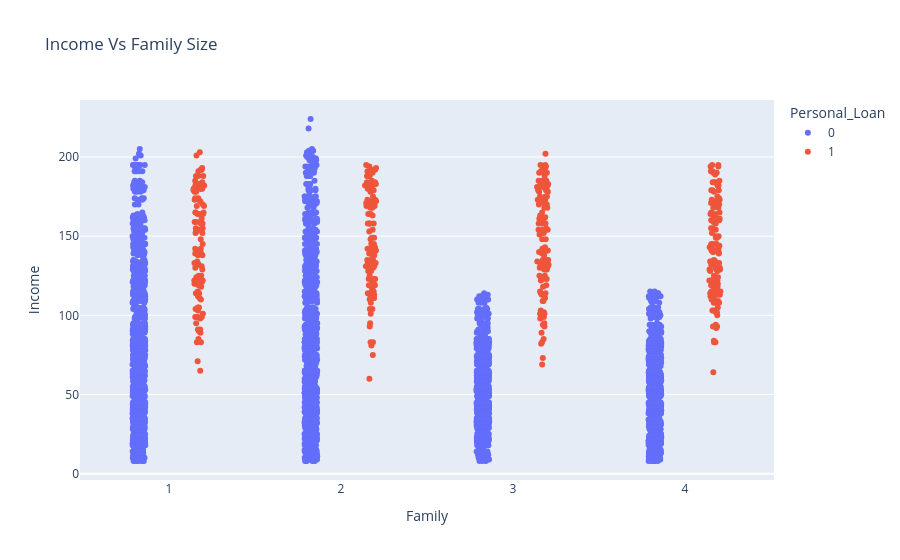

Notebook source saved alongside this figure:
### Markdown cell above
### Income Vs Family Size

### Code cell
#Income_Vs_Family_Size
#Colored_by_Personal_Loan

fig = px.strip(df, x='Family', y='Income', color='Personal_Loan', title='Income Vs Family Size')
fig.show()

### Figure 1 — Plotly figure (JSON) as saved in the notebook; plotly's stock layout.template omitted (floating-point values rounded to 4 significant figures; data arrays with more than 128 entries replaced by an {"elided": "..."} marker saying what was removed)
{"data": [{"alignmentgroup": "True", "boxpoints": "all", "fillcolor": "rgba(255,255,255,0)", "hoveron": "points", "hovertemplate": "Personal_Loan=0<br>Family=%{x}<br>Income=%{y}<extra></extra>", "legendgroup": "0", "line": {"color": "rgba(255,255,255,0)"}, "marker": {"color": "#636efa"}, "name": "0", "offsetgroup": "0", "orientation": "v", "pointpos": 0, "showlegend": true, "type": "box", "x": {"elided": "4519 int values"}, "x0": " ", "xaxis": "x", "y": {"elided": "4519 int values"}, "y0": " ", "yaxis": "y"}, {"alignmentgroup": "True", "boxpoints": "all", "fillcolor": "rgba(255,255,255,0)", "hoveron": "points", "hovertemplate": "Personal_Loan=1<br>Family=%{x}<br>Income=%{y}<extra></extra>", "legendgroup": "1", "line": {"color": "rgba(255,255,255,0)"}, "marker": {"color": "#EF553B"}, "name": "1", "offsetgroup": "1", "orientation": "v", "pointpos": 0, "showlegend": true, "type": "box", "x": {"elided": "480 int values"}, "x0": " ", "xaxis": "x", "y": {"elided": "480 int values"}, "y0": " ", "yaxis": "y"}], "layout": {"boxmode": "group", "legend": {"title": {"text": "Personal_Loan"}, "tracegroupgap": 0}, "title": {"text": "Income Vs Family Size"}, "xaxis": {"anchor": "y", "domain": [0, 1], "title": {"text": "Family"}}, "yaxis": {"anchor": "x", "domain": [0, 1], "title": {"text": "Income"}}}}
